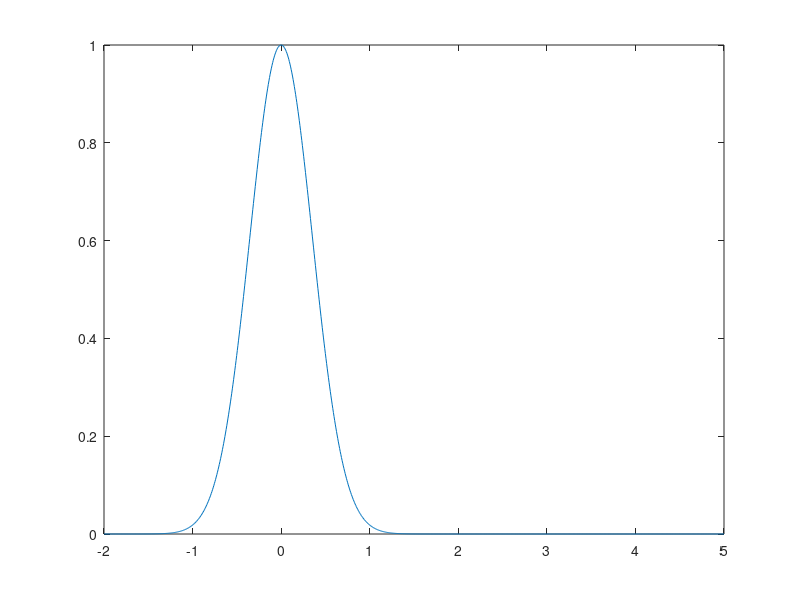

This figure's MATLAB source: (Note: this script raises an error after producing the figure.)
% cn1D test
function cn1D_test
close all;
Nplot = 7;
xspan = [-2, 5]; Nx = 1001;
tspan = [0, 0.2]; Nt = 1001;%ceil((tspan(2)-tspan(1))/0.005);
x = linspace(xspan(1),xspan(2),Nx);
psi0 = exp(-2*x.^2).*exp(1i*15*x);
%psi0 = sin(x);
figure; plot(x, abs(psi0).^2); hold on;
Psi = cn1D(@V, xspan, tspan, psi0, Nx, Nt);
for ii = 1:Nplot
    plot(x, abs(Psi(:,round(Nt*ii/Nplot))).^2);
end
end

function out = V(x, ~)
out = 0;
end